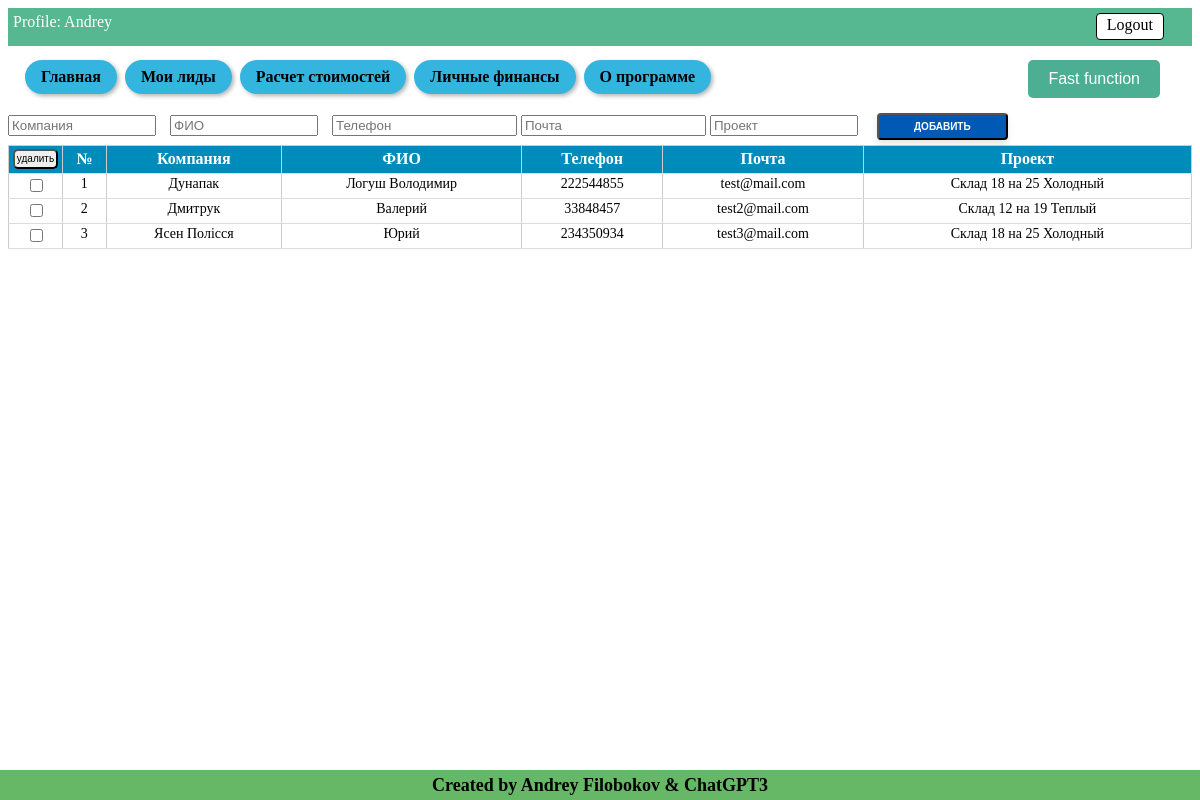
Page /leads (signed in) on the earlier database version.
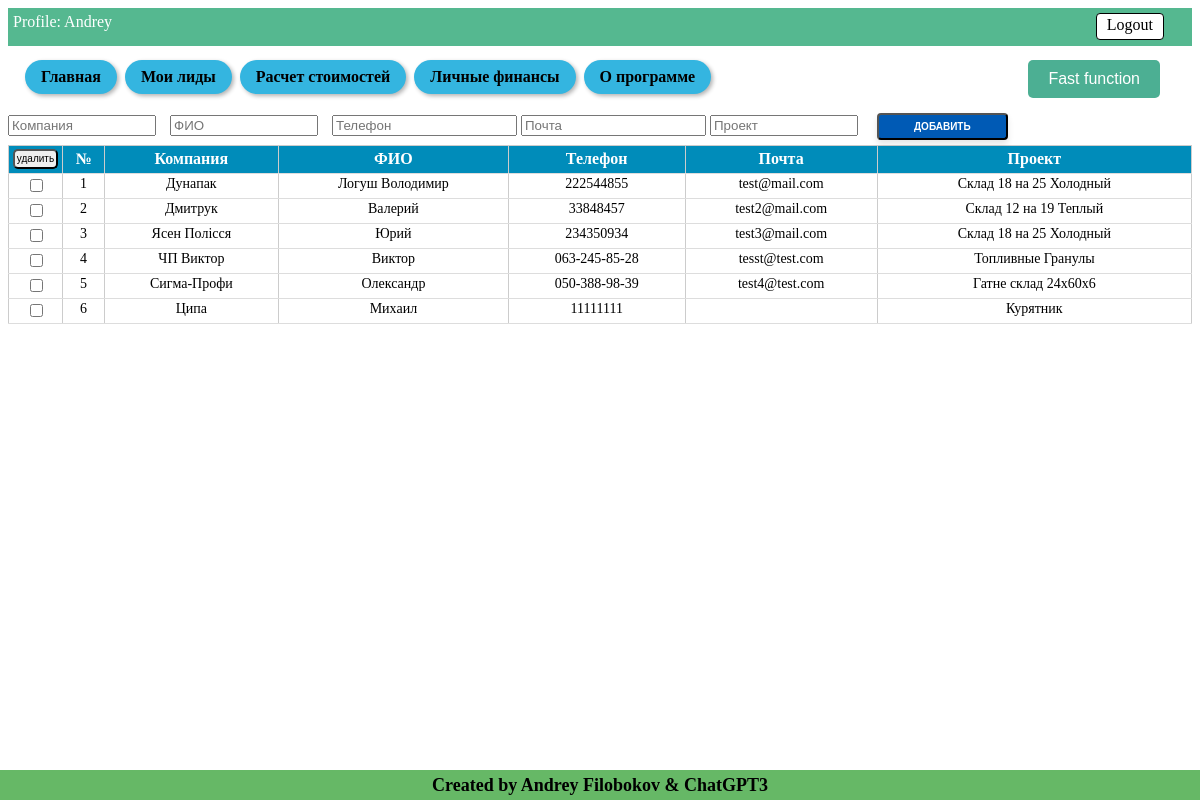
Same page on the later database version.
### tables this page shows
CREATE TABLE users (
id integer PRIMARY KEY AUTOINCREMENT,
name text NOT NULL,
email text NOT NULL,
psw text NOT NULL
);

CREATE TABLE lead (id integer PRIMARY KEY AUTOINCREMENT, company text NOT NULL, name text NOT NULL, phone text NOT NULL, mail text NOT NULL, project text NOT NULL, job_title text NOT NULL, price text NOT NULL, profit text NOT NULL, user_email TEXT);

### Saleshelp.py (the view, shortened to what this page needs)
@app.route('/leads', methods=["POST", "GET"])
@login_required
def leads():
    dbase = FDataBase(get_db())
    get_new_lead = dbase.get_info_records('lead', current_user.get_user_email())
    get_new_lead = [ [row[column_name] for column_name in row.keys()] for row in get_new_lead]
    return render_template('leads.html',
                           title='My LEADS',
                           menu=menu,
                           title_table_leads=title_table_leads,
                           get_new_lead=get_new_lead,
                           current_user=current_user.get_user_name(),
                           )

### Saleshelp.py (called while the page is built)
def connect_db():
    conn = sqlite3.connect(app.config['DATABASE'])
    conn.row_factory = sqlite3.Row
    return conn

def get_db():
    if not hasattr(g, 'link_db'):
        g.link_db = connect_db()
    return g.link_db

@login_manager.user_loader
def load_user(user_id):
    dbase = FDataBase(get_db())
    return UserLogin().fromDB(user_id, dbase)

### Utils/FDataBase.py (called while the page is built)
    def get_info_records(self, name_tabl, user_email):
        sql = f"SELECT * FROM {name_tabl} WHERE user_email = '{user_email}'"
        try:
            self.__cur.execute(sql)
            res = self.__cur.fetchall()
            if res:
                return res
        except:
            print("Ошибка чтения из БД")
        return []

    def get_user(self, user_id):
        try:
            self.__cur.execute(f"SELECT * FROM users WHERE id = {user_id} LIMIT 1")
            res = self.__cur.fetchone()
            if not res:
                print("Пользователь не найден")
                return False
            return res
        except sqlite3.Error as e:
            print("Ошибка получения данных из БД " + str(e))
        return False

### Utils/UserLogin.py (called while the page is built)
    def fromDB(self, user_id, db):
        self.__user = db.get_user(user_id)
        return self

    def get_user_name(self):
        return str(self.__user['name'])

    def get_user_email(self):
        return str(self.__user['email'])

### templates/leads.html (shortened to what this page needs)
{% extends 'base.html' %}
{% block information %}
Profile: {{ current_user }} <a href="{{url_for('logout')}}" class="button-logout"> Logout </a>
{% endblock %}
{% block menu %}
{{ super() }}
{% endblock menu %}
{% block content %}
<form action="{{url_for('leads')}}" method="POST" id="add-leads-table" class="form-table-leads">
  <div class="input-leads">
    {% for l in title_table_leads %}
    <input type="{{ l.type }}" id="{{l.name}}" name="{{l.name}}" placeholder="{{l.placeholder}}"
          {% if l.name !='mail' %} required {% endif %}>
    {% endfor %}
    <input type="submit" name="button-add-lead" value="Добавить" />
  </div>
</form>
<form action="{{url_for('leads')}}" method="POST">
  <table id="my-table">
    <thead>
      <tr>
        <th class="button-delete-lead-th">
          <input type="submit" name="button-delete-lead" value="удалить" class="button-delete-lead">
        </th>
        <th>№</th>
        {% for title_col in title_table_leads %}
        <th>{{ title_col.placeholder }}</th>
        {% endfor %}
      </tr>
    </thead>
    <tbody class="table-result">
      {% for row in get_new_lead %}
      <tr>
        <td><input type="checkbox" name="check-lead" id="check-lead" value="{{ row[0] }}"></td>
        <td><a href="{{ url_for('show_info_lead', alias=row[1])}}">{{ get_new_lead.index(row)+1 }}</a></td>
        {% for cell in row[1:6] %}
        <td><a href="{{ url_for('show_info_lead', alias=row[1])}}">{{ cell }}</a></td>
        {% endfor %}
      </tr>
      {% endfor %}
    </tbody>
  </table>
</form>
{% endblock %}

### templates/base.html (shortened to what this page needs)
<!DOCTYPE html>
<html>
<head>
  <link type="text/css" rel="stylesheet" href="{{ url_for('static', filename='css/style.css') }}">
</head>
<body>
  <div class="info-panel">
    {% block information %} This is my main page{% endblock %}
  </div>
  {% block menu %}
  <ul class="navigation">
    {% for m in menu %}
    <li><a class="nav-button" href="{{m.url}}">{{ m.name }}</a></li>
    {% endfor %}
    <li class="convert-button-menu">
      {% block convertion_num %}
      <button class="convert-button" onclick="openModal()">Fast function</button>
      {% endblock convertion_num%}
    </li>
  </ul>
  {% endblock menu %}
  {% block content %}{% endblock %}
  {% block footer %}
  <div class="footer">
    <h4>Created by Andrey Filobokov & ChatGPT3</h4>
  </div>
  {% endblock %}
</body>
</html>

### static/css/style.css (style rules this page uses)
.info-panel { background-color: rgba(35, 163, 112, 0.773); color: white; font-size: 16px; padding: 5px; padding-bottom: 15px; margin-bottom: 10px; }
.navigation { white-space: nowrap; margin-bottom: 10px; margin-top: 5px; }
.navigation { padding-left: 15px; }
.navigation li { display: inline-block; }
.nav-button { font-weight: 600; background-color: #34b5e0; border-radius: 20px; color: #000; padding: 8px 16px; text-align: center; text-decoration: none; display: inline-block; font-size: 16px; margin: 4px 2px; cursor: pointer; box-shadow: 2px 2px 4px rgba(0, 0, 0, 0.3); }
.footer { position: fixed; bottom: 0; left: 0; width: 100%; height: 30px; background-color: #00890099; display: flex; align-items: center; justify-content: center; }
.footer h4 { color: rgb(0, 0, 0); font-size: 18px; font-weight: bold; text-align: center; }
table { width: 90%; border-collapse: collapse; margin-bottom: 20px; }
th { background-color: #a7a1a1; font-weight: bold; }
td, th { padding: 10px; text-align: center; border: 1px solid #ccc; }
.convert-button { background-color: #4caf93; border: none; color: white; padding: 10px 20px; text-align: center; text-decoration: none; display: inline-block; font-size: 16px; margin: 4px 2px; cursor: pointer; border-radius: 5px; }
.convert-button-menu { float: right; margin-right: 30px; }
.button-logout { float: right; margin-right: 23px; }
.button-logout { padding-bottom: 5px; padding-top: 2px; padding-left: 10px; padding-right: 10px; background-color: #fff; color: #000; text-decoration: none; border: 1px solid #000; border-radius: 4px; }
.input-leads { white-space: nowrap; }
#add-leads-table input[type="text"] { display: inline-block; width: 140px; margin-right: 10px; }
#add-leads-table input[type="submit"] { display: inline-block; padding: 6px 35px; border-radius: 4px; margin: 5px; font-size: 10px; font-weight: 600; text-decoration: none; text-transform: uppercase; color: #fff; background-color: #005ab5; box-shadow: 0 4px 6px rgba(0, 0, 0, 0.1); cursor: pointer; }
.button-delete-lead-th { padding: 0px; width: 20px; white-space: nowrap; }
.button-delete-lead { width: 45px; height: 20px; border-radius: 1px; font-size: 10px; padding: 0; border-radius: 5px; margin-bottom: 2px; margin-left: 2px; margin-right: 2px; }
#my-table { border-collapse: collapse; width: 100%; }
#my-table th { background-color: #008CBA; color: white; font-weight: bold; padding: 2px; border-bottom: 1px solid #ddd; }
#my-table td { border-bottom: 1px solid #ddd; padding: 2px; text-align: center; font-size: 14px; vertical-align: top; background-color: white; }
table td a { text-decoration: none; color: inherit; }

Differences in the rows shown:
added lead: get_new_lead "4", company "ЧП Виктор", name "Виктор", phone "063-245-85-28", mail "tesst@test.com", project "Топливные Гранулы"
added lead: get_new_lead "5", company "Сигма-Профи", name "Олександр", phone "050-388-98-39", mail "test4@test.com", project "Гатне склад 24х60х6"
added lead: get_new_lead "6", company "Ципа", name "Михаил", phone "11111111", project "Курятник"
